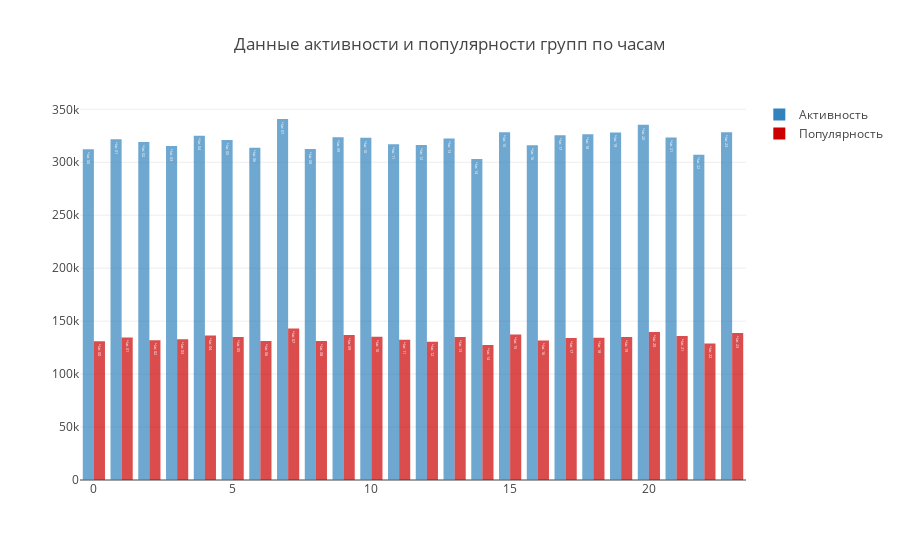

Notebook code for this chart:
### Code cell
val trace1 = Bar(
  hours,
  cnt_a,
  "Активность",
  text = hours.map(x => "Час " + x),
  // orientation = Orientation.Horizontal,
  marker = Marker(
    color = Color.RGB(49, 130, 189),
    opacity = 0.7))

val trace2 = Bar(
  hours,
  cnt_p,
  "Популярность",
  text = hours.map(x => "Час " + x),
  // orientation = Orientation.Horizontal,
  marker = Marker(
    color = Color.RGB(204, 0, 0),
    opacity = 0.7))

Seq(trace1, trace2).plot("Данные активности и популярности групп по часам")

### Figure 1 — Plotly figure (JSON) as saved in the notebook; plotly's stock layout.template omitted (floating-point values rounded to 4 significant figures)
{"data": [{"marker": {"color": "rgb(49, 130, 189)", "opacity": 0.7}, "name": "Активность", "text": ["Час 23", "Час 22", "Час 21", "Час 20", "Час 19", "Час 18", "Час 17", "Час 16", "Час 15", "Час 14", "Час 13", "Час 12", "Час 11", "Час 10", "Час 09", "Час 08", "Час 07", "Час 06", "Час 05", "Час 04", "Час 03", "Час 02", "Час 01", "Час 00"], "type": "bar", "x": ["23", "22", "21", "20", "19", "18", "17", "16", "15", "14", "13", "12", "11", "10", "09", "08", "07", "06", "05", "04", "03", "02", "01", "00"], "y": [328270, 307189, 323341, 335332, 328067, 326375, 325420, 316001, 328408, 303189, 322514, 316304, 317125, 323072, 323576, 312593, 340855, 313794, 320993, 325096, 315376, 319148, 321707, 312314]}, {"marker": {"color": "rgb(204, 0, 0)", "opacity": 0.7}, "name": "Популярность", "text": ["Час 23", "Час 22", "Час 21", "Час 20", "Час 19", "Час 18", "Час 17", "Час 16", "Час 15", "Час 14", "Час 13", "Час 12", "Час 11", "Час 10", "Час 09", "Час 08", "Час 07", "Час 06", "Час 05", "Час 04", "Час 03", "Час 02", "Час 01", "Час 00"], "type": "bar", "x": ["23", "22", "21", "20", "19", "18", "17", "16", "15", "14", "13", "12", "11", "10", "09", "08", "07", "06", "05", "04", "03", "02", "01", "00"], "y": [138830, 128918, 135906, 139733, 134972, 134195, 134038, 131774, 137408, 127380, 135089, 130546, 132435, 135167, 136853, 131175, 142981, 131198, 135081, 136470, 132778, 131933, 134482, 131087]}], "layout": {"title": "Данные активности и популярности групп по часам"}}
